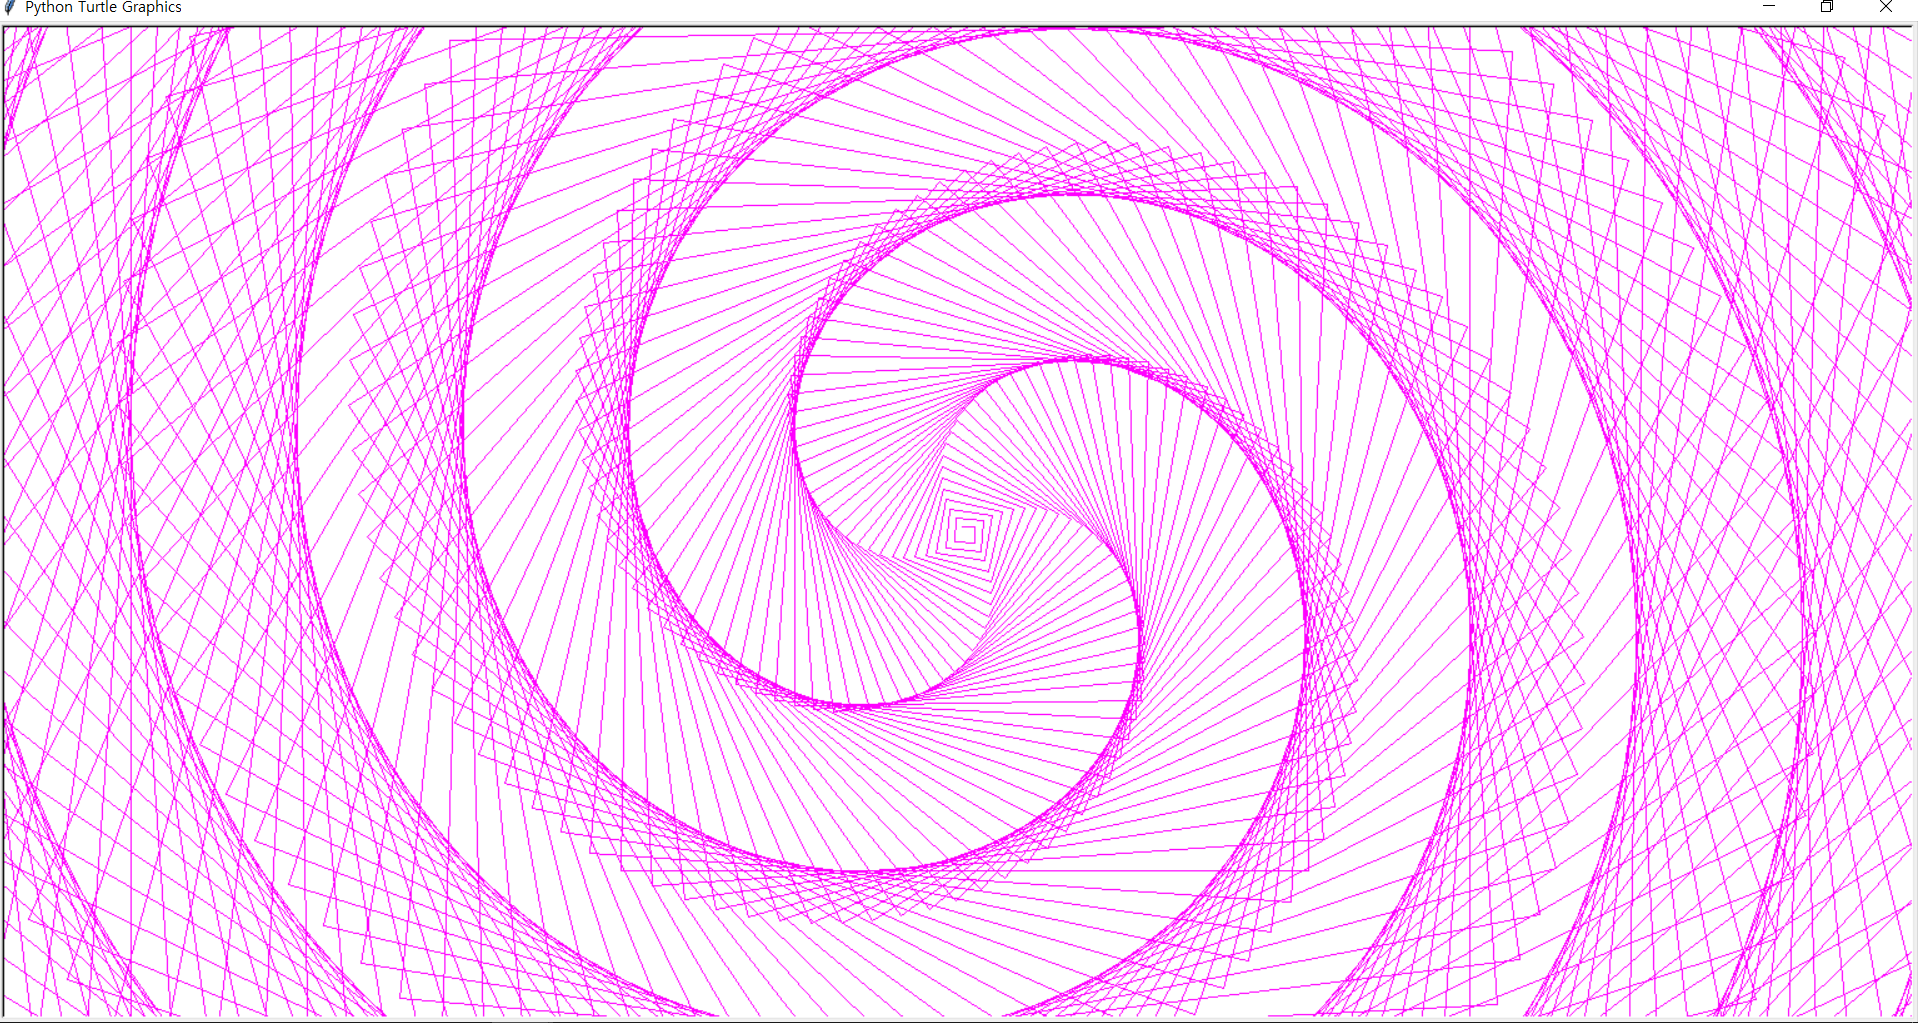

This chart was generated by the following Python code:
import turtle as t
t.shape("turtle")
t.color("magenta")
x=10
t.speed(100)
for i in range(1000):
    t.forward(x+i*3)
    t.right(91)
    
